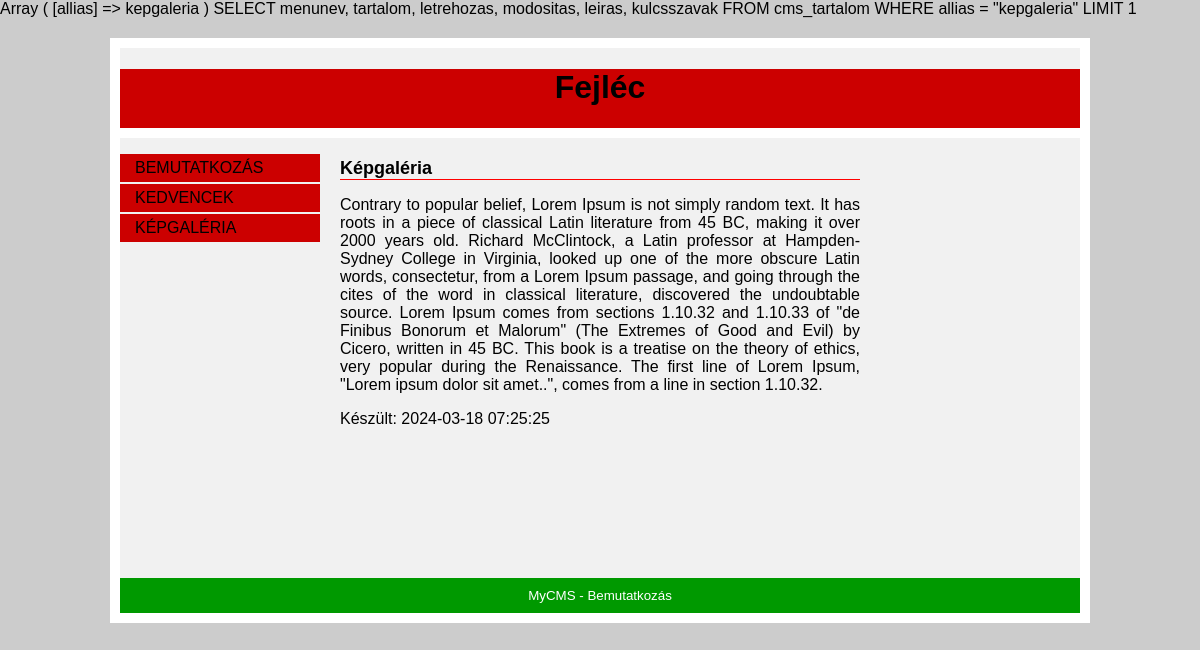
Page /?allias=kepgaleria on the committed database.
### tables this page shows
CREATE TABLE IF NOT EXISTS `cms_tartalom` (
  `id` smallint UNSIGNED NOT NULL AUTO_INCREMENT,
  `allias` varchar(32) DEFAULT NULL,
  `sorrend` smallint UNSIGNED NOT NULL,
  `menunev` varchar(32) NOT NULL,
  `tartalom` text NOT NULL,
  `letrehozas` datetime NOT NULL,
  `modositas` datetime DEFAULT NULL,
  `leiras` text,
  `kulcsszavak` text,
  `statusz` tinyint UNSIGNED NOT NULL,
  PRIMARY KEY (`id`)
);

### index.php (the view)
<?php
require_once("adatbazis.php");
print_r($_GET);
$sql            =  "SELECT id, allias, menunev
                    FROM cms_tartalom
                    WHERE statusz = 1
                    ORDER BY sorrend ASC";
$eredmenyek     =   mysqli_query($dbconn, $sql);
$menu           =   "<ul>\n";
while ($sor     = mysqli_fetch_assoc($eredmenyek)) {
    $menu      .= "<li><a href=\"./?allias={$sor['allias']}\">{$sor['menunev']}</a></li>\n";
}
$menu          .=   "</ul>\n";
$allias         =  isset($_GET['allias']) ? $_GET['allias'] : 'bemutatkozas';
print $sql            =  "SELECT menunev, tartalom, letrehozas, modositas, leiras, kulcsszavak
                    FROM cms_tartalom
                    WHERE allias = \"{$allias}\"
                    LIMIT 1";
$eredmeny       =   mysqli_query($dbconn, $sql);
if (mysqli_num_rows($eredmeny) == 1) {
    $sor            =   mysqli_fetch_assoc($eredmeny);
    $leiras         =   $sor['leiras'];
    $kulcsszavak    =   $sor['kulcsszavak'];
    $menunev        =   $sor['menunev'];
    $tartalom       =   $sor['tartalom'];
    $letrehozas     =   $sor['letrehozas'];
}
else{
    $leiras         =   "";
    $kulcsszavak    =   "";
    $menunev        =   "Hiba";
    $tartalom       =   "<p><em>A keresett oldal nem talalhato...</em></p>";
    $letrehozas     =   date("Y-m-d H:i:s");
}
$oldalsav       =   "";
$sablon = file_get_contents("sablon.html");
$sablon = str_replace("{{menu}}",           $menu,          $sablon);
$sablon = str_replace("{{menunev}}",        $menunev,       $sablon);
$sablon = str_replace("{{tartalom}}",       $tartalom,      $sablon);
$sablon = str_replace("{{letrehozas}}",     $letrehozas,     $sablon);
$sablon = str_replace("{{leiras}}",         $leiras,        $sablon);
$sablon = str_replace("{{kulcsszavak}}",    $kulcsszavak,   $sablon);
$sablon = str_replace("{{oldalsav}}",       $oldalsav,      $sablon);
print $sablon;

### css/alap.css (style rules this page uses)
body { margin: 0; font-family: Arial; background-color: #ccc; }
#befoglalo { width: 960px; margin: 20px auto; border: solid 10px #fff; background-color: #f1f1f1; }
#fejlec { text-align: center; background-color: #c00; border-bottom: solid 10px #fff; }
#menu { width: 200px; float: left; text-transform: uppercase; }
#menu ul { padding: 0; }
#menu li { display: block; margin-bottom: 2px; list-style-type: none; }
#menu a { color: #000; display: block; padding: 5px 15px; text-decoration: none; background-color: #c00; }
#tartalom { margin: 20px 220px; min-height: 400px; }
#tartalom h2 { margin-top: 0; font-size: 18px; border-bottom: solid 1px #f00; }
#tartalom p { text-align: justify; }
#lablec { clear: both; text-align: center; background-color: #090; color: #fff; padding: 10px; }

### rows in the picture
cms_tartalom: sablon "Fejléc Képgaléria Contrary to popular belief, Lorem Ipsum is not simply random text. It has roots in a piece of classical Latin literature from 45 BC, making it over 2000 years old. Richard McClintock, a Latin professor at Hampden-Sydney College in Virginia, looked up one of the more obscure Latin words, consectetur, from a Lorem Ipsum passage, and going through the cites of the word in classical literature, discovered the undoubtable source. Lorem Ipsum comes from sections 1.10.32 and 1.10.33 of \"de Finibus Bonorum et Malorum\" (The Extremes of Good and Evil) by Cicero, written in 45 BC. This book is a treatise on the theory of ethics, very popular during the Renaissance. The first line of…", menunev "KÉPGALÉRIA"
cms_tartalom: menunev "BEMUTATKOZÁS"
cms_tartalom: menunev "KEDVENCEK"
